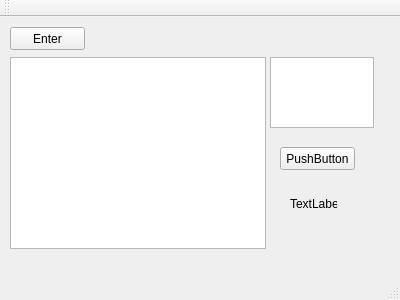
<?xml version="1.0" encoding="UTF-8"?>
<ui version="4.0">
 <class>MainWindow</class>
 <widget class="QMainWindow" name="MainWindow">
  <property name="geometry">
   <rect>
    <x>0</x>
    <y>0</y>
    <width>400</width>
    <height>300</height>
   </rect>
  </property>
  <property name="windowTitle">
   <string>MainWindow</string>
  </property>
  <widget class="QWidget" name="centralWidget">
   <widget class="QPushButton" name="enterButton">
    <property name="geometry">
     <rect>
      <x>10</x>
      <y>10</y>
      <width>75</width>
      <height>23</height>
     </rect>
    </property>
    <property name="text">
     <string>Enter</string>
    </property>
   </widget>
   <widget class="QGraphicsView" name="graphicsView">
    <property name="geometry">
     <rect>
      <x>10</x>
      <y>40</y>
      <width>256</width>
      <height>192</height>
     </rect>
    </property>
   </widget>
   <widget class="QTextEdit" name="textEdit">
    <property name="geometry">
     <rect>
      <x>270</x>
      <y>40</y>
      <width>104</width>
      <height>71</height>
     </rect>
    </property>
   </widget>
   <widget class="QPushButton" name="pushButton">
    <property name="geometry">
     <rect>
      <x>280</x>
      <y>130</y>
      <width>75</width>
      <height>23</height>
     </rect>
    </property>
    <property name="text">
     <string>PushButton</string>
    </property>
   </widget>
   <widget class="QLabel" name="label">
    <property name="geometry">
     <rect>
      <x>290</x>
      <y>180</y>
      <width>47</width>
      <height>13</height>
     </rect>
    </property>
    <property name="text">
     <string>TextLabel</string>
    </property>
   </widget>
  </widget>
  <widget class="QMenuBar" name="menuBar">
   <property name="geometry">
    <rect>
     <x>0</x>
     <y>0</y>
     <width>400</width>
     <height>21</height>
    </rect>
   </property>
  </widget>
  <widget class="QToolBar" name="mainToolBar">
   <attribute name="toolBarArea">
    <enum>TopToolBarArea</enum>
   </attribute>
   <attribute name="toolBarBreak">
    <bool>false</bool>
   </attribute>
  </widget>
  <widget class="QStatusBar" name="statusBar"/>
 </widget>
 <layoutdefault spacing="6" margin="11"/>
 <resources/>
 <connections/>
</ui>
